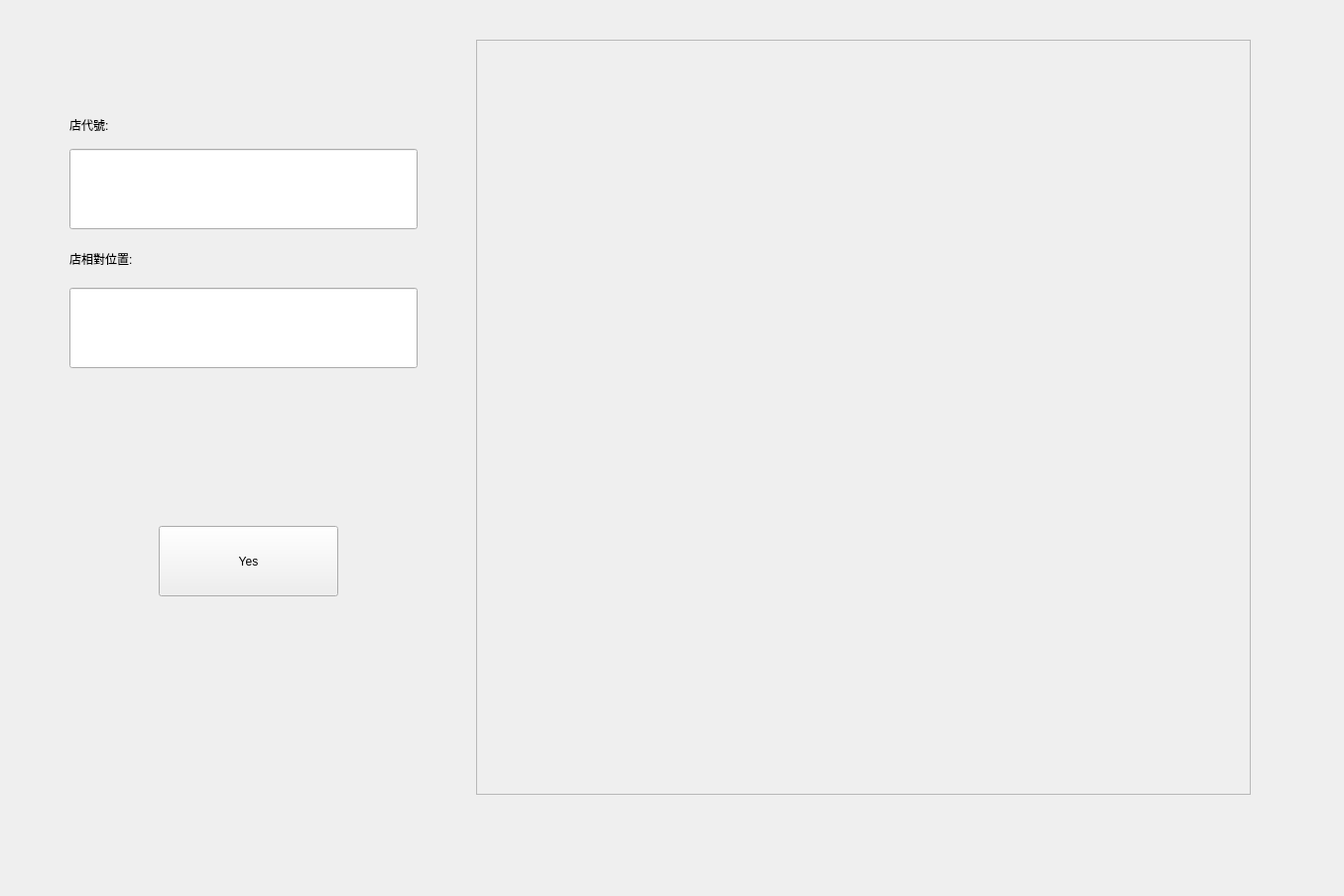
<?xml version="1.0" encoding="UTF-8"?>
<ui version="4.0">
 <class>Frame</class>
 <widget class="QFrame" name="Frame">
  <property name="geometry">
   <rect>
    <x>0</x>
    <y>0</y>
    <width>1355</width>
    <height>903</height>
   </rect>
  </property>
  <property name="windowTitle">
   <string>Frame</string>
  </property>
  <widget class="QPushButton" name="pushButton">
   <property name="geometry">
    <rect>
     <x>160</x>
     <y>530</y>
     <width>181</width>
     <height>71</height>
    </rect>
   </property>
   <property name="text">
    <string>Yes</string>
   </property>
  </widget>
  <widget class="QLineEdit" name="lineEdit">
   <property name="geometry">
    <rect>
     <x>70</x>
     <y>150</y>
     <width>351</width>
     <height>81</height>
    </rect>
   </property>
  </widget>
  <widget class="QScrollArea" name="scrollArea">
   <property name="geometry">
    <rect>
     <x>480</x>
     <y>40</y>
     <width>781</width>
     <height>761</height>
    </rect>
   </property>
   <property name="widgetResizable">
    <bool>true</bool>
   </property>
   <widget class="QWidget" name="scrollAreaWidgetContents">
    <property name="geometry">
     <rect>
      <x>0</x>
      <y>0</y>
      <width>775</width>
      <height>755</height>
     </rect>
    </property>
   </widget>
  </widget>
  <widget class="QLabel" name="label">
   <property name="geometry">
    <rect>
     <x>70</x>
     <y>100</y>
     <width>121</width>
     <height>51</height>
    </rect>
   </property>
   <property name="text">
    <string>店代號:</string>
   </property>
  </widget>
  <widget class="QLabel" name="label_2">
   <property name="geometry">
    <rect>
     <x>70</x>
     <y>240</y>
     <width>101</width>
     <height>41</height>
    </rect>
   </property>
   <property name="text">
    <string>店相對位置:</string>
   </property>
  </widget>
  <widget class="QLineEdit" name="lineEdit_2">
   <property name="geometry">
    <rect>
     <x>70</x>
     <y>290</y>
     <width>351</width>
     <height>81</height>
    </rect>
   </property>
  </widget>
 </widget>
 <resources/>
 <connections/>
</ui>
